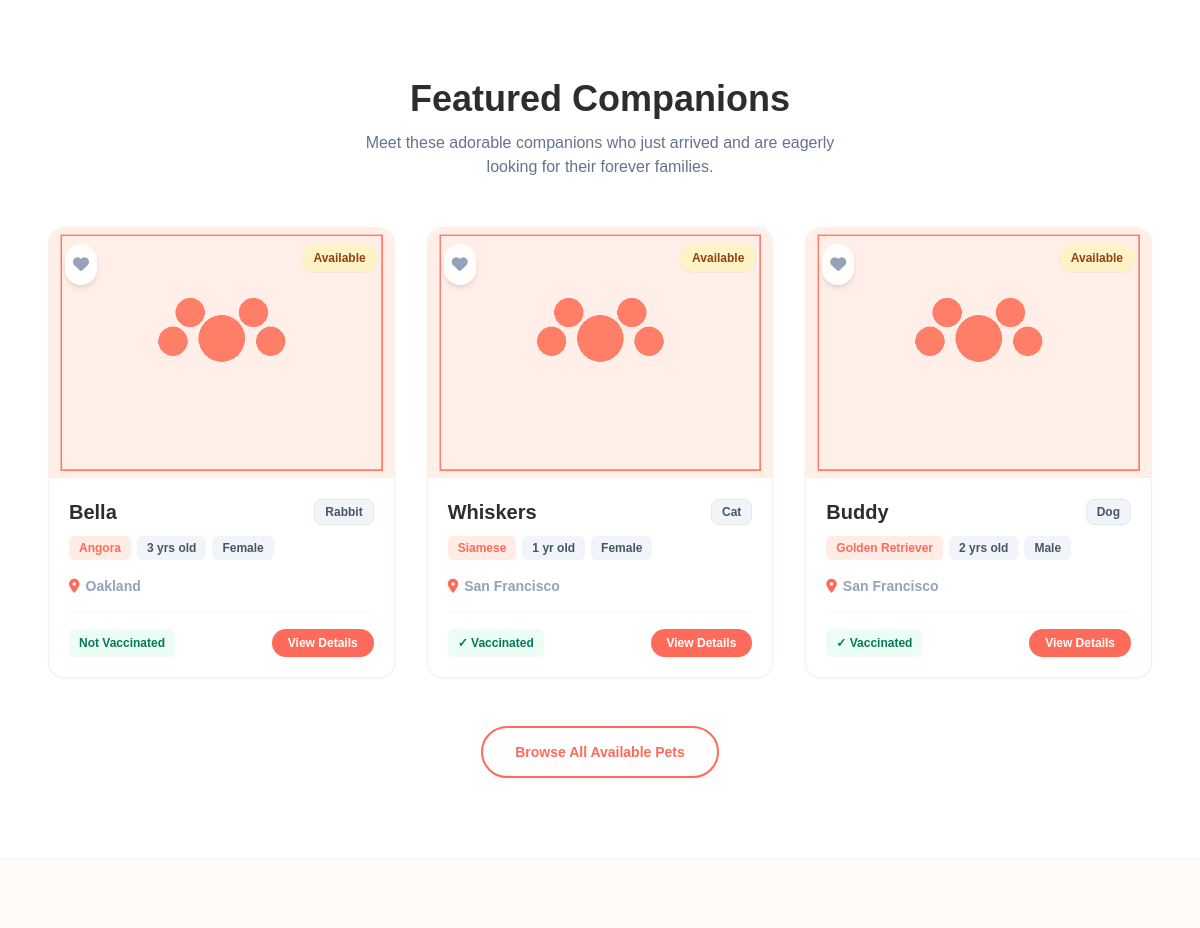
The app's page / (middle part), older data.
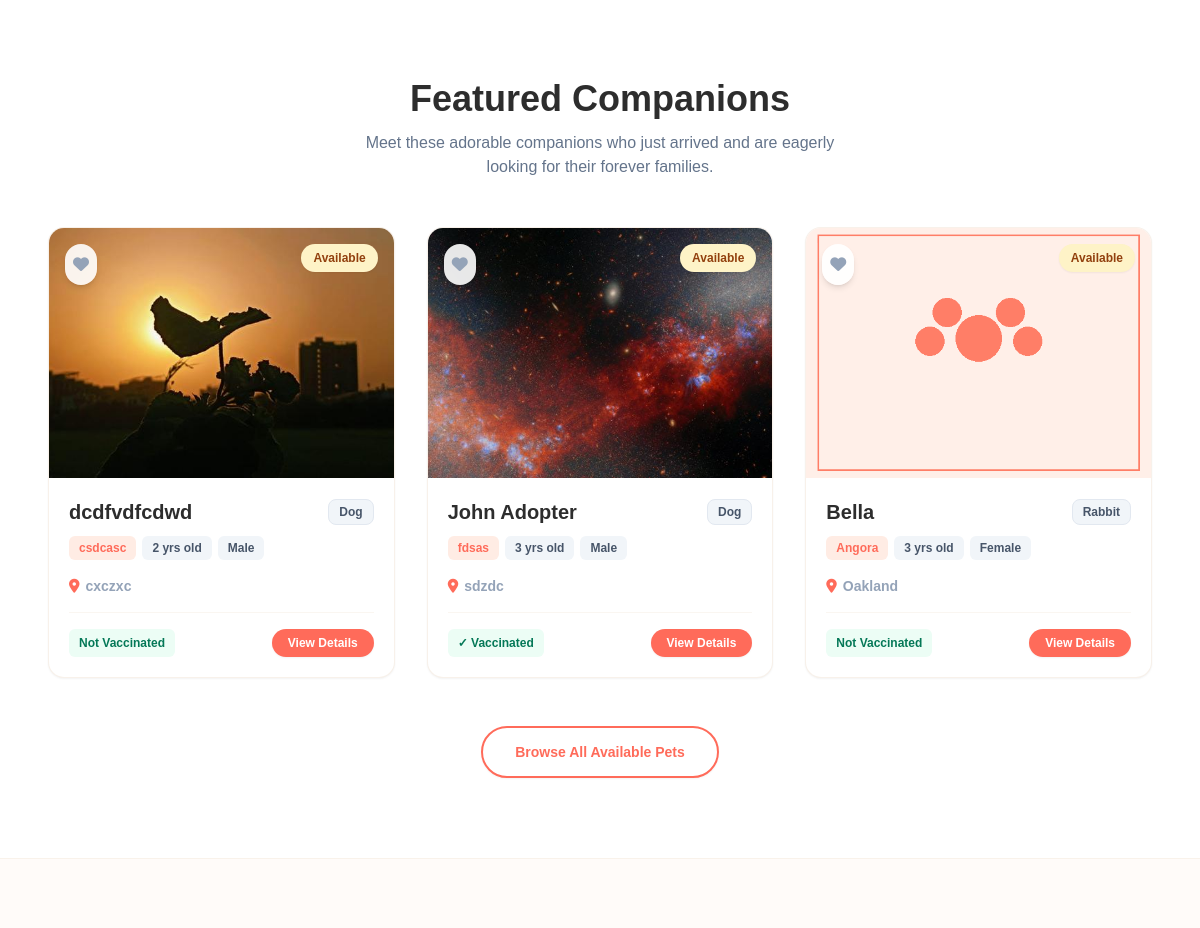
The same page, newer data.
### models.py (models this page shows, shortened)
class Pet(db.Model):
    __tablename__ = 'pets'
    id = db.Column(db.Integer, primary_key=True)
    name = db.Column(db.String(100), nullable=False)
    species = db.Column(db.String(50), nullable=False)  # Dog, Cat, Rabbit, Bird, Other
    breed = db.Column(db.String(100), nullable=True)
    age = db.Column(db.Integer, nullable=True)
    gender = db.Column(db.String(20), nullable=False)  # Male, Female
    size = db.Column(db.String(20), nullable=False)  # Small, Medium, Large
    color = db.Column(db.String(50), nullable=True)
    description = db.Column(db.Text, nullable=True)
    photo = db.Column(db.String(255), nullable=True, default='default_pet.png')
    location = db.Column(db.String(100), nullable=False)
    vaccinated = db.Column(db.Boolean, default=False)
    is_adopted = db.Column(db.Boolean, default=False)
    shelter_id = db.Column(db.Integer, db.ForeignKey('users.id'), nullable=False)
    created_at = db.Column(db.DateTime, default=datetime.utcnow)
    applications = db.relationship('AdoptionApplication', backref='pet', lazy=True, cascade="all, delete-orphan")

### routes.py (the view)
@general_bp.route('/')
def home():
    featured_pets = Pet.query.filter_by(is_adopted=False).order_by(Pet.created_at.desc()).limit(3).all()
    return render_template('home.html', featured_pets=featured_pets)

### templates/home.html (shortened to what the changed rows need)
{% extends 'base.html' %}
{% block content %}
<section class="py-20 bg-white px-6 md:px-12">
    <div class="container mx-auto max-w-7xl">
        <div class="flex flex-col items-center text-center mb-12">
            <h2 class="text-3xl md:text-4xl font-black text-dark mb-3">Featured Companions</h2>
        </div>
        <div class="grid grid-cols-1 md:grid-cols-3 gap-8">
            {% if featured_pets %}
                {% for pet in featured_pets %}
                    <div class="group bg-white border border-border/60 rounded-2xl overflow-hidden shadow-sm hover:shadow-xl hover:border-primary/30 flex flex-col h-full transition-all duration-300 transform hover:-translate-y-2">
                        <div class="relative h-[250px] overflow-hidden">
                            <img
                              src="{{ url_for('static', filename='uploads/pet_photos/' + pet.photo) }}"
                              alt="{{ pet.name }}"
                              class="w-full h-full object-cover transition-transform duration-500 group-hover:scale-105"
                            />
                            <button
                              data-pet-id="{{ pet.id }}"
                              class="fav-btn absolute top-4 left-4 p-2 bg-white/90 backdrop-blur-sm rounded-full shadow-md text-slate-400 hover:text-red-500 hover:scale-110 active:scale-95 transition-all z-10"
                            >
                                <i class="fa-solid fa-heart text-base"></i>
                            </button>
                            <span class="absolute top-4 right-4 text-xs font-bold px-3 py-1.5 bg-amber-100 text-amber-800 rounded-full shadow-sm">
                                Available
                            </span>
                        </div>
                        <div class="p-5 flex-grow flex flex-col justify-between">
                            <div>
                                <div class="flex justify-between items-center mb-2.5">
                                    <h3 class="text-xl font-black text-dark">{{ pet.name }}</h3>
                                    <span class="text-xs font-bold px-2.5 py-1 bg-slate-100 border border-slate-200 text-slate-600 rounded-lg">
                                        {{ pet.species }}
                                    </span>
                                </div>
                                <div class="flex flex-wrap gap-1.5 mb-4">
                                    <span class="text-xs font-semibold px-2.5 py-1 bg-primary-light text-primary rounded-md">
                                        {% if pet.breed %}{{ pet.breed }}{% else %}Mixed Breed{% endif %}
                                    </span>
                                    <span class="text-xs font-semibold px-2.5 py-1 bg-slate-100 text-slate-600 rounded-md">
                                        {{ pet.age }} {% if pet.age == 1 %}yr{% else %}yrs{% endif %} old
                                    </span>
                                    <span class="text-xs font-semibold px-2.5 py-1 bg-slate-100 text-slate-600 rounded-md">
                                        {{ pet.gender }}
                                    </span>
                                </div>
                                <div class="flex items-center gap-1.5 text-slate-400 text-sm mb-4 font-semibold">
                                    <i class="fa-solid fa-location-dot text-primary"></i>
                                    <span>{{ pet.location }}</span>
                                </div>
                            </div>
                            <div class="border-t border-border/40 pt-4 flex justify-between items-center">
                                <span class="text-xs font-bold px-2.5 py-1.5 bg-emerald-50 text-emerald-700 rounded-md">
                                    {% if pet.vaccinated %}✓ Vaccinated{% else %}Not Vaccinated{% endif %}
                                </span>
                                <a href="{{ url_for('pets.pet_detail', pet_id=pet.id) }}" class="py-1.5 px-4 bg-primary hover:bg-primary-hover text-white font-bold rounded-full text-xs shadow-sm transition-all active:scale-95">
                                    View Details
                                </a>
                            </div>
                        </div>
                    </div>
                {% endfor %}
            {% else %}
                <div class="col-span-3 text-center py-12 bg-primary-light/20 border border-dashed border-border rounded-3xl">
                    <i class="fa-solid fa-dog text-4xl text-slate-400 mb-3 block"></i>
                    <p class="text-slate-500 font-semibold">No pets listed yet.</p>
                </div>
            {% endif %}
        </div>
    </div>
</section>
{% endblock %}

Row changes from the older to the newer data that the page shows:
no longer on this page (row unchanged): Pet: photo (placeholder picture), name "Whiskers", species "Cat", breed "Siamese", age "1", shows "yr", gender "Female", location "San Francisco", vaccinated "✓ Vaccinated"
no longer on this page (row unchanged): Pet: photo (placeholder picture), name "Buddy", species "Dog", breed "Golden Retriever", age "2", shows "yrs", gender "Male", location "San Francisco", vaccinated "✓ Vaccinated"
added Pet: photo (picture), name "dcdfvdfcdwd", species "Dog", breed "csdcasc", age "2", shows "yrs", gender "Male", location "cxczxc", vaccinated "Not Vaccinated"
added Pet: photo (picture), name "John Adopter", species "Dog", breed "fdsas", age "3", shows "yrs", gender "Male", location "sdzdc", vaccinated "✓ Vaccinated"
